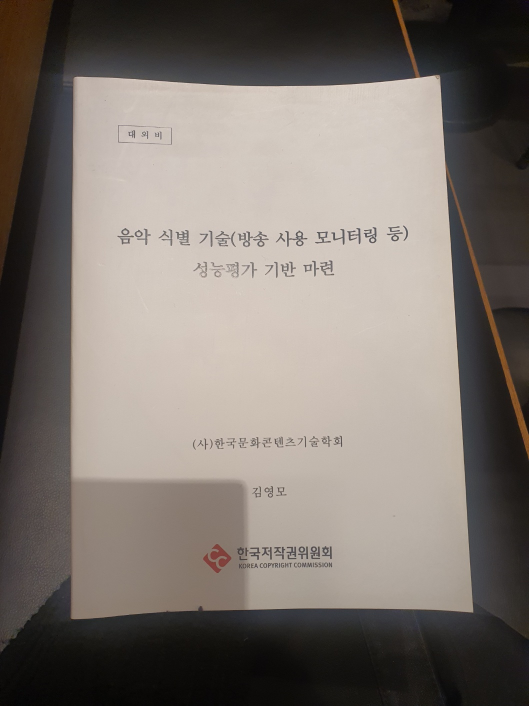
#> input picture image3.jpg, 1058 x 1411 px (shown at 1/2 size)
$ python scanner_findContour.py
#> lines starting #> are read from the running program, lines starting #| are printed output that depends on the picture; after the words box and inside, x2 and y2 are one past the last pixel; in counts of white or black regions, pixels touching at a corner belong together
### transfer.py
import numpy as np

def transfer(h):

    h = h.reshape((4,2))
    hnew = np.zeros((4,2),dtype = np.float32)

    add = h.sum(1)
    hnew[0] = h[np.argmin(add)]
    hnew[2] = h[np.argmax(add)]

    diff = np.diff(h,axis = 1)
    hnew[1] = h[np.argmin(diff)]
    hnew[3] = h[np.argmax(diff)]

    return hnew

### adaptive.py
import cv2
import numpy
kernel = numpy.array([[0, -1, 0],
                   [-1, 5, -1],
                   [0, -1, 0]])

def adaptive(image):
    image = cv2.bilateralFilter(image, -1,10,5) #에지가 아닌 부분만 blurring
    dst = cv2.filter2D(image, -1, kernel)
    dst = image
    #dst = cv2.adaptiveThreshold(dst, 255, cv2.ADAPTIVE_THRESH_GAUSSIAN_C, cv2.THRESH_BINARY, 39, 10) # 맨 뒤 두 숫자는 블록 크기, 임계값
    dst = 255- dst
    k = cv2.getStructuringElement(cv2.MORPH_RECT, (1,1))
    q = cv2.getStructuringElement(cv2.MORPH_RECT, (1,1))
    # mor = cv2.morphologyEx(dst, cv2.MORPH_CLOSE, q)
    # mor = cv2.morphologyEx(dst, cv2.MORPH_CLOSE, q)

    mor = cv2.dilate(dst, k)
    mor = cv2.erode(dst, q)
    return mor

### scanner_findContour.py
#!/usr/bin/env python
#
# Scanning script for the Noisebridge book scanner.

import sys
import subprocess
import re
import time
import os

GPHOTO = 'gphoto2'
VIEW_FILE = 'view.html'
TMP_FILE = 'view_tmp.html'
IMG_FORMAT = 'img%05d.jpg'
TMP_FORMAT = 'tmp%05d.jpg'

import cv2
import numpy as np
import transfer
import adaptive


image=cv2.imread("image3.jpg")
#> image is the input picture: shape (1411, 1058, 3); mean B, G, R 110.6, 117, 125
image=cv2.resize(image,(1300,800)) #resizing
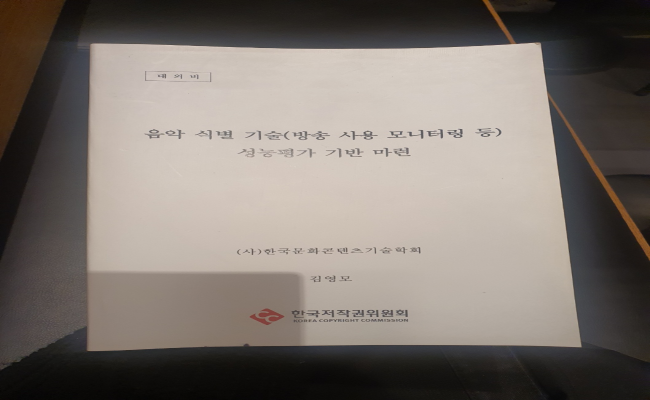
#> image: shape (800, 1300, 3) (shown at 1/2 size); mean B, G, R 110.5, 116.9, 124.9
h, w = image.shape[:2]
#> h = 800; w = 1300
orig=image.copy()

gray=cv2.cvtColor(image,cv2.COLOR_BGR2GRAY)
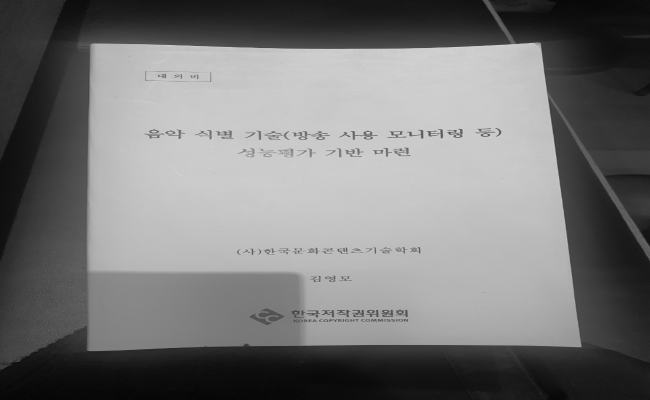
#> gray: shape (800, 1300) (shown at 1/2 size); min 2, max 224, mean 118.6
# gray = cv2.adaptiveThreshold(gray, 255, cv2.ADAPTIVE_THRESH_MEAN_C, cv2.THRESH_BINARY, 5,5) #맨 뒤 주변부 보는 영역, 임계값
blurred=cv2.GaussianBlur(gray,(15,15),0)  #(5,5) is the kernel size and 0 is sigma that determines the amount of blur

blurred = cv2.bilateralFilter(blurred, -1,10,5) #에지가 아닌 부분만 blurring


edged=cv2.Canny(blurred,30,30)  # 선으로 표현하기... threshold 둘다 값이 클수록 엣지 검출 어려움
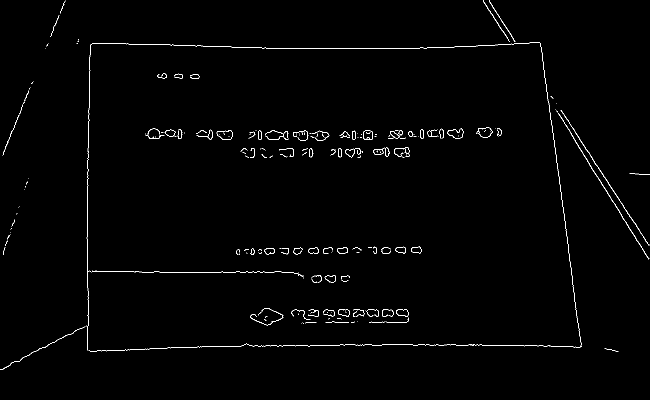
#> edged: shape (800, 1300) (shown at 1/2 size); 0.92% white in thin lines or dots

#### 모폴로지 연산
k = cv2.getStructuringElement(cv2.MORPH_RECT, (3,3))
# mor = cv2.morphologyEx(edged, cv2.MORPH_CLOSE, k)
mor = cv2.dilate(edged, k)
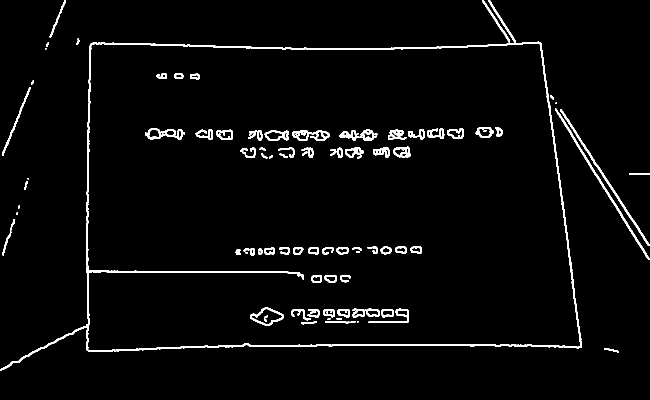
#> mor: shape (800, 1300) (shown at 1/2 size); 3.1% white; 110 white regions (20 under 20 px), largest, box (x1, y1, x2, y2) and area: (0, 83, 1164, 741) 12377, (1110, 217, 1300, 520) 1446, (1120, 219, 1300, 492) 1325
mor = cv2.erode(mor, k)
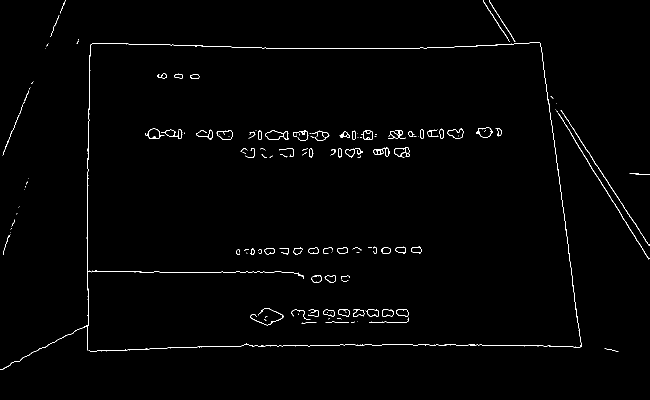
#> mor: shape (800, 1300) (shown at 1/2 size); 1% white in thin lines or dots


contours,hierarchy=cv2.findContours(mor,cv2.RETR_LIST,cv2.CHAIN_APPROX_SIMPLE)  #컨투어 검출, 리스트화
#> contours = 197 contours, 99 with area under 20; largest, box (x1, y1, x2, y2) and area: (530, 261, 577, 280) 579, (952, 255, 986, 275) 449, (531, 261, 567, 280) 443, (433, 260, 465, 279) 432, (434, 261, 465, 279) 413
contours=sorted(contours,key=cv2.contourArea,reverse=True)

for c in contours:

    #### 꼭지점 구하기
    p=cv2.arcLength(c,True)
    approx=cv2.approxPolyDP(c,0.02*p,True)
##########
    if len(approx)==4:
        cv2.drawContours(edged,[c],0,(255,0,0),3)
        target=approx
        break
#> this loop made 111 passes
#> (p, target) on pass 111: (89.94, [[19, 470], [14, 477], [6, 509], [14, 477]])
#> p on passes 1 to 6: 129.7, 89.94, 90.77, 89.11, 97.11, 95.36
#> edged: shape (800, 1300); 0.94% white in thin lines or dots

cv2.imshow("Canny",edged)

approx=transfer.transfer(target) # 점 4개의 좌표 가져감
#> in transfer, `h = h.reshape((4,2))`: h = [[19, 470], [14, 477], [6, 509], [14, 477]]
#> in transfer, `add = h.sum(1)`: add = [489, 491, 515, 491]
#> in transfer, `diff = np.diff(h,axis = 1)`: diff = [451, 463, 503, 463]
#> approx = [[19, 470], [19, 470], [6, 509], [6, 509]]

pts=np.float32([[0,0],[800,0],[800,800],[0,800]])  #map to 800*800 target window

op=cv2.getPerspectiveTransform(approx,pts)  #get the top or bird eye view effect
#> op = [[0.00284, 0.000946, -0.499], [0.00493, 0.00164, -0.867], [-4.74e-06, -1.58e-06, 0.000833]]
dst=cv2.warpPerspective(orig,op,(800,800))
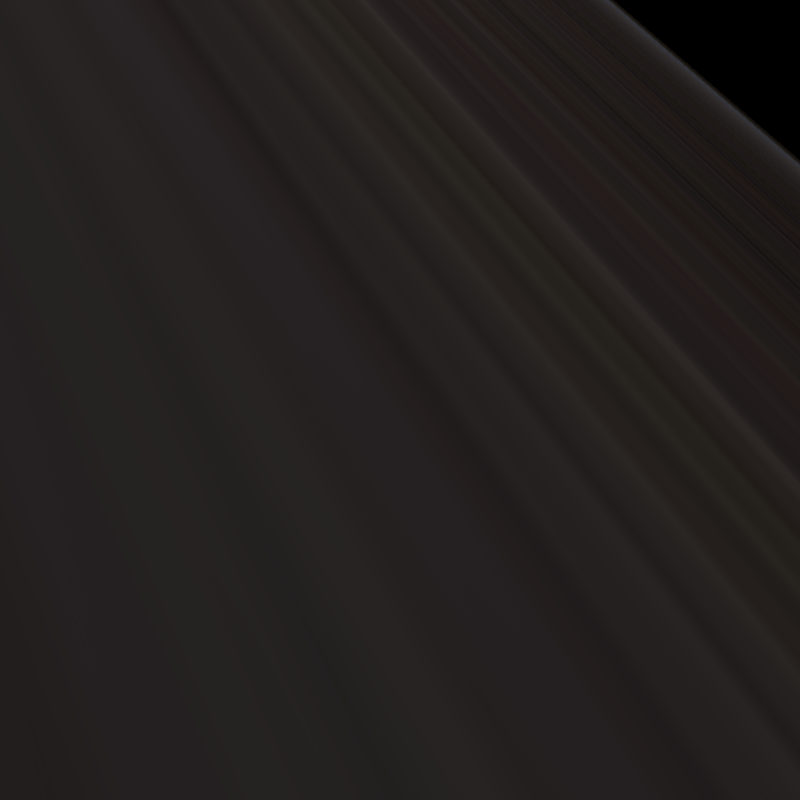
#> dst: shape (800, 800, 3); mean B, G, R 30.7, 31.5, 35.5
cv2.imshow("Scan",dst)
dst_gray=cv2.cvtColor(dst,cv2.COLOR_BGR2GRAY)
dst_gray = adaptive.adaptive(dst_gray)
#> in adaptive, `dst = 255- dst`:
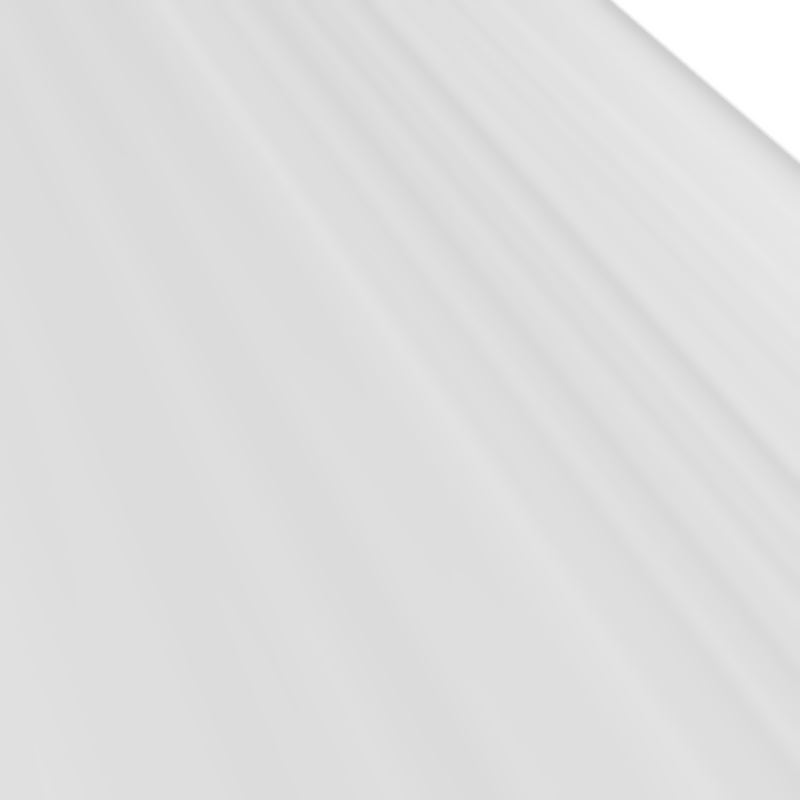
#> dst: shape (800, 800); min 206, max 255, mean 222.5
#> in adaptive, `k = cv2.getStructuringElement(cv2.MORPH_RECT, (1,1))`: k = [1]
cv2.imshow("Scanned",dst_gray)
# press q or Esc to close
cv2.waitKey(0)
cv2.destroyAllWindows()

$ run again, with image1.jpg copied over image3.jpg
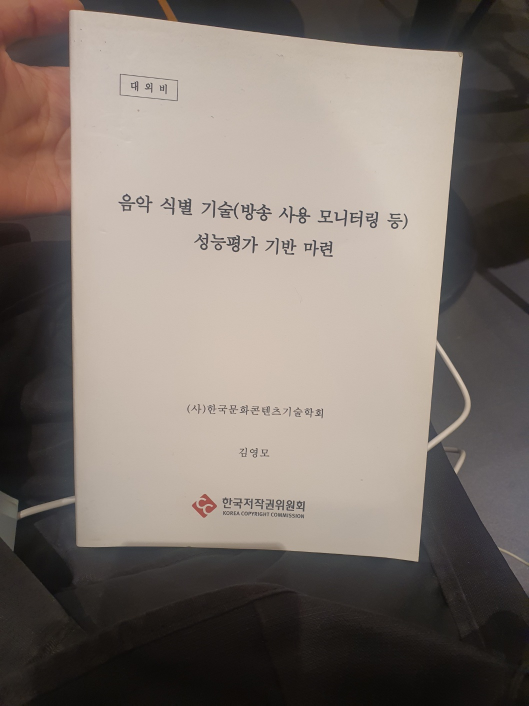
#> input picture image1.jpg, 1058 x 1411 px (shown at 1/2 size)
#> image is the input picture: shape (1411, 1058, 3); mean B, G, R 110.4, 117.2, 127.1
#> contours = 187 contours, 72 with area under 20; largest, box (x1, y1, x2, y2) and area: (0, 10, 1156, 637) 540841, (50, 11, 1156, 637) 540488, (1051, 395, 1145, 502) 5506, (1051, 396, 1144, 501) 5422, (473, 559, 532, 588) 938
#> the loop `for c in contours:` made 3 passes
#> (p, target) on pass 3: (330, [[1075, 395], [1055, 501], [1143, 462], [1133, 439]])
#> after the loop `for c in contours:`:
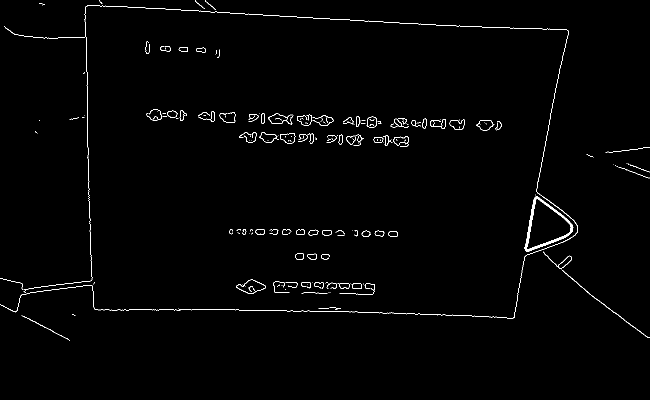
#> edged: shape (800, 1300) (shown at 1/2 size); 1% white in thin lines or dots, all inside (x1, y1, x2, y2) = (0, 0, 1300, 681)
#> in transfer, `h = h.reshape((4,2))`: h = [[1075, 395], [1055, 501], [1143, 462], [1133, 439]]
#> add = [1470, 1556, 1605, 1572]
#> diff = [-680, -554, -681, -694]
#> `approx=transfer.transfer(target)`: approx = [[1075, 395], [1133, 439], [1143, 462], [1055, 501]]
#> op = [[0.176, 0.0332, -202.5], [-0.699, 0.922, 387.6], [-0.00111, 0.00062, 1]]
#> in adaptive, `dst = 255- dst`:
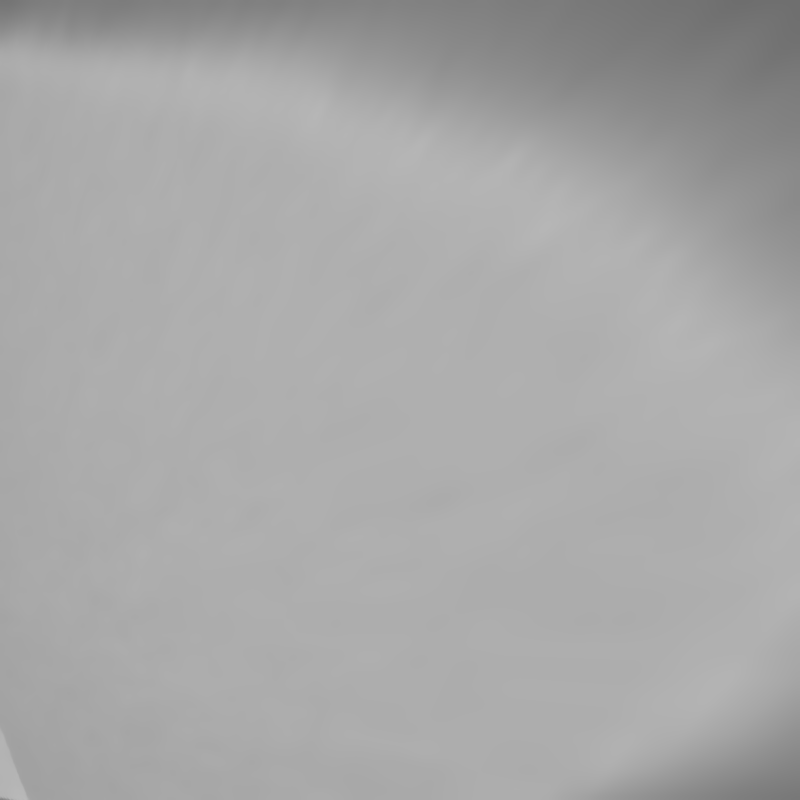
#> dst: shape (800, 800); min 110, max 185, mean 167.4
#> k = [1]
